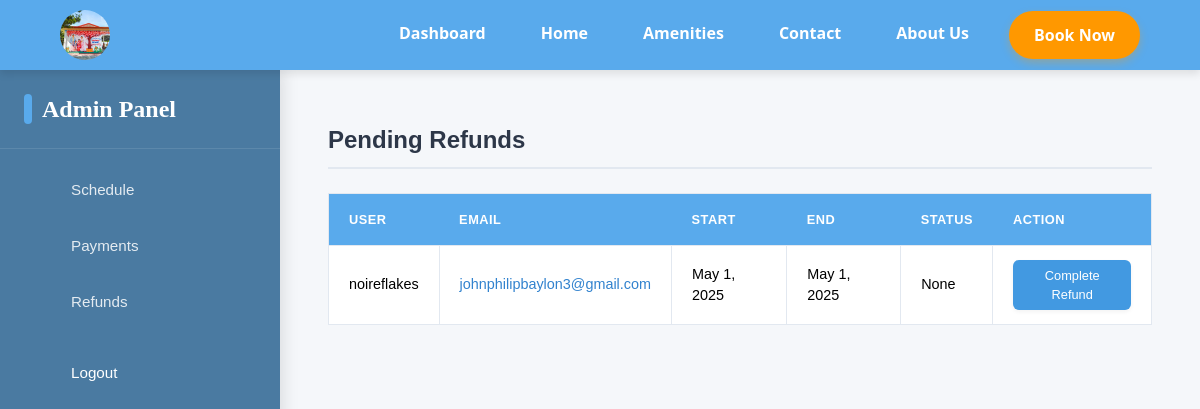
The page /book/refund (signed in) on the database its author committed.
### book/models.py (models this page shows, shortened)
class Proof(models.Model):
    STATUS_CHOICES = [
        ("pending", "Pending"),
        ("approved", "Approved"),
        ("declined", "Declined"),
    ]
    book=models.ForeignKey(Book, on_delete=models.CASCADE, default=1)
    img = models.ImageField(upload_to='payment_proof')
    payment_status = models.CharField(choices=STATUS_CHOICES, max_length=20, default="pending")
    hash=models.CharField(max_length=30 , null=True, blank=True)

class Book(models.Model):
    user=models.ForeignKey(User, on_delete=models.CASCADE, blank=True, null=True)
    book_type = models.CharField(max_length=20)
    start_date = models.DateField()
    end_date = models.DateField()
    payment_method = models.CharField(max_length=20)
    payment_type = models.CharField(max_length=20)
    REFUNDCHOICES = [
        ("pending", "Pending"),
        ("approved", "Approved"),
        ("declined", "Declined"),
        ("not requested", "Not Requested"),
        ("complete", "Complete")
    ]
    amount=models.IntegerField(blank=True, null=True)
    refund_status=models.CharField(max_length=20, choices=REFUNDCHOICES, default="not requested")
    @property
    def event_status(self):
        today=timezone.now().date()
        if today>self.start_date:
            return "Not Started"
        elif today<=self.start_date and today>=self.end_date:
            return "Ongoing"
        elif today>self.end_date:
            return "Completed"

### book/views.py (the view)
# urls.py: path("refund", views.event_status, name="refund"),
def event_status(request):
    event_status='event_status'
    books=Book.objects.all()
    proofs=Proof.objects.all()
    return render(request, "login/admin_panel.html",
           {'books':books,
        'proofs':proofs,
        'event_status':event_status
        })

### login/templates/login/admin_panel.html (shortened to what this page needs)
{% extends 'login/layout.html' %}
{% load static %}
{% block css %}
<link rel="stylesheet" href="{% static 'css/navbar.css' %}?v={{ timestamp }}">
<link rel="stylesheet" href="{% static 'css/admin_panel.css' %}?v={{ timestamp }}">
{% endblock %}
{% block body %}
<header class="header">
  <nav class="navbar">
      <div class="logo">
          <img src="{% static 'asset/image/logo.jpg' %}" alt="Milagrosa Resort Logo">
      </div>
      <ul class="nav-links">
          {% if user.is_authenticated %}
          <li><a href="{% url 'dashboard' %}" class="nav-link">Dashboard</a></li>
          {% endif %}
          <li><a href="{% url 'index' %}" class="nav-link">Home</a></li>
          <li><a href="{% url 'amenities' %}" class="nav-link">Amenities</a></li>
          <li><a href="{% url 'contact' %}" class="nav-link">Contact</a></li>
          <li><a href="{% url 'about_us' %}" class="nav-link">About Us</a></li>
          <li><a href="{% url 'check_in' %}" class="book-btn">Book Now</a></li>
      </ul>
  </nav>
</header>
<div class="container-fluid">
  {% if user.is_superuser %}
  <div class="admin-container">
    <div class="admin-sidebar">
      <div class="admin-sidebar-header">
        <h4>Admin Panel</h4>
      </div>
      <nav class="admin-sidebar-nav">
        <a href="{% url 'schedule' %}" class="admin-nav-link">
          <span>Schedule</span>
        </a>
        <a href="{% url 'approving' %}" class="admin-nav-link">
          <span>Payments</span>
        </a>
        <a href="{% url 'refund' %}" class="admin-nav-link">
          <span>Refunds</span>
        </a>
        <a href="{% url 'logout' %}" class="admin-nav-link logout-link">
          <span>Logout</span>
        </a>
      </nav>
    </div>
    <div class="admin-main-content">
      {% if schedule %}
      <h2 class="mt-4">Approved Event</h2>
      <div class="table-responsive">
        <table class="table table-hover table-bordered">
          <thead class="table-light">
            <tr>
              <th>User</th><th>Book Type</th><th>Start</th><th>End</th><th>Payment Method</th><th>Type</th><th>Status</th><th>Action</th>
            </tr>
          </thead>
          <tbody>
            {% for proof in proofs %}
              {% if proof.payment_status == "Approved" %}
              <tr>
                <td>{{ proof.book.user }}</td>
                <td>{{ proof.book.book_type }}</td>
                <td>{{ proof.book.start_date }}</td>
                <td>{{ proof.book.end_date }}</td>
                <td>{{ proof.book.payment_method }}</td>
                <td>{{ proof.book.payment_type }}</td>
                <td>{{ proof.book.event_status }}</td>
                <td><a href="{% url 'delete_book' proof.id %}" class="btn btn-sm btn-danger">Delete</a></td>
              </tr>
              {% endif %}
            {% endfor %}
          </tbody>
        </table>
      </div>
      {% elif event_status %}
      <h2 class="mt-4">Pending Refunds</h2>
      <table class="table table-hover table-bordered">
        <thead>
          <tr><th>User</th><th>Email</th><th>Start</th><th>End</th><th>Status</th><th>Action</th></tr>
        </thead>
        <tbody>
          {% for proof in proofs %}
            {% if proof.book.refund_status == "Pending" %}
            <tr>
              <td>{{ proof.book.user }}</td>
              <td><a href="mailto:{{ proof.book.user.email }}">{{ proof.book.user.email }}</a></td>
              <td>{{ proof.book.start_date }}</td>
              <td>{{ proof.book.end_date }}</td>
              <td>{{ proof.book.event_status }}</td>
              <td><a href="{% url 'refund_complete' proof.id %}" class="btn btn-primary btn-sm">Complete Refund</a></td>
            </tr>
            {% endif %}
          {% endfor %}
        </tbody>
      </table>
      {% endif %}
    </div>
  </div>
  {% else %}
  <div class="d-flex justify-content-end mb-3">
    <a href="{% url 'logout' %}" class="btn btn-outline-dark">Logout</a>
  </div>
  {% endif %}
</div>
{% endblock %}

### login/static/css/navbar.css (style rules this page uses)
.header { position: sticky; top: 0; z-index: 1000; }
.navbar { display: flex; justify-content: space-between; align-items: center; background-color: #59aaec; padding: 10px 5%; box-shadow: 0 4px 8px rgba(0, 0, 0, 0.1); }
.logo img { width: 50px; height: 50px; border-radius: 50%; object-fit: cover; transition: all 0.3s ease; }
.nav-links { display: flex; list-style: none; gap: 25px; margin: 0; padding: 0; }
.nav-link { font-weight: 600; color: #fff; text-decoration: none; padding: 10px 15px; border-radius: 5px; transition: all 0.3s ease; font-size: 1rem; }
.book-btn, .cta-button { display: inline-block; background-color: #ff9800; color: #fff; padding: 12px 25px; font-weight: 600; border-radius: 30px; text-decoration: none; transition: all 0.3s ease; border: none; cursor: pointer; font-size: 1rem; box-shadow: 0 4px 8px rgba(255,152,0,0.3); }

### login/static/css/admin_panel.css (style rules this page uses)
.container-fluid { padding: 0; font-family: 'Poppins', sans-serif; background-color: #f9f7f3; }
.admin-container { display: flex; min-height: calc(100vh - 70px); }
.admin-sidebar { width: 280px; background-color: #44769ef6; color: white; padding: 1.5rem 0; box-shadow: 4px 0 15px rgba(0, 0, 0, 0.1); position: relative; z-index: 10; }
.admin-main-content { flex: 1; padding: 2rem 3rem; background-color: #f5f7fa; }
.admin-sidebar-header { padding: 0 1.5rem 1.5rem; margin-bottom: 1rem; border-bottom: 1px solid rgba(255,255,255,0.1); }
.admin-sidebar-header h4 { font-family: 'Playfair Display', serif; margin: 0; font-size: 1.5rem; color: white; font-weight: 600; display: flex; align-items: center; gap: 10px; }
.admin-sidebar-header h4:before { content: ""; display: block; width: 8px; height: 30px; background-color: #59aaec; border-radius: 4px; }
.admin-sidebar-nav { display: flex; flex-direction: column; gap: 5px; padding: 0 1rem; }
.admin-nav-link { display: flex; align-items: center; gap: 15px; padding: 14px 20px; color: rgba(255,255,255,0.85); text-decoration: none; border-radius: 8px; transition: all 0.3s ease; font-size: 0.95rem; font-weight: 500; }
.logout-link { margin-top: 1rem; color: rgb(255, 255, 255); }
table { width: 100%; border-collapse: collapse; margin: 0; }
.table { color: #4a5568; font-size: 0.9rem; }
.table thead th { background-color: #59aaec; color: white; font-weight: 600; padding: 16px 20px; text-align: left; text-transform: uppercase; font-size: 0.8rem; letter-spacing: 0.5px; border: none; }
.table tbody tr { border-bottom: 1px solid #edf2f7; transition: background-color 0.2s ease; }
.table tbody tr:last-child { border-bottom: none; }
.table td { padding: 14px 20px; vertical-align: middle; }
.table-bordered { border: 1px solid #e2e8f0; }
.table-bordered th, .table-bordered td { border-right: 1px solid #e2e8f0; }
.table-bordered th:last-child, .table-bordered td:last-child { border-right: none; }
.btn { padding: 8px 16px; border-radius: 6px; font-size: 0.85rem; font-weight: 500; transition: all 0.2s ease; border: none; box-shadow: 0 2px 4px rgba(0,0,0,0.05); cursor: pointer; display: inline-flex; align-items: center; justify-content: center; gap: 6px; }
.btn-sm { padding: 6px 12px; font-size: 0.8rem; }
.btn-primary { background-color: #4299e1; color: white; }
h2 { color: #2d3748; margin-bottom: 1.5rem; padding-bottom: 0.75rem; border-bottom: 2px solid #e2e8f0; font-weight: 600; font-size: 1.5rem; }
.table a[href^="mailto:"] { color: #3182ce; text-decoration: none; }

### rows shown on the page
Proof: book.user "noireflakes", book.user.email "johnphilipbaylon3@gmail.com", book.start_date "May 1, 2025", book.end_date "May 1, 2025", book.event_status "None"
